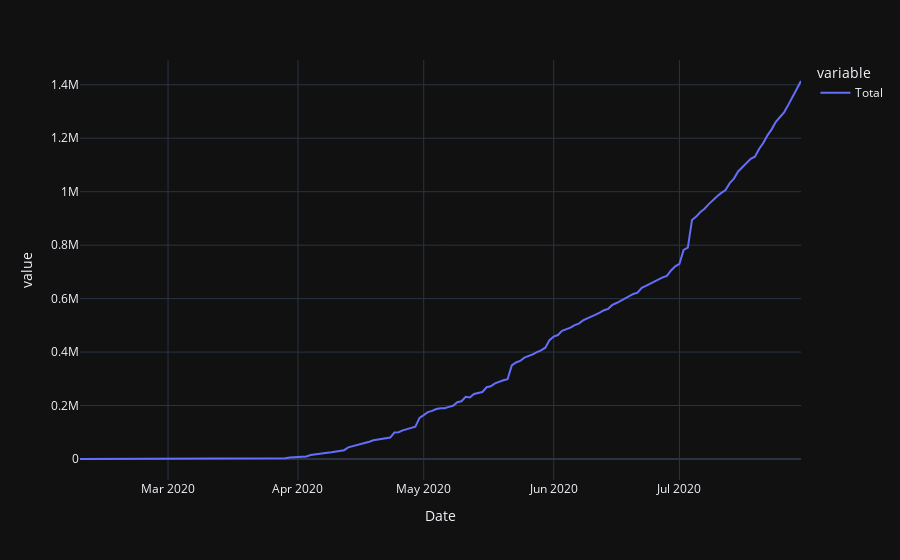

Write notebook code for a chart like this one.
### Markdown cell above
## Recovery

### Code cell
data=create_data_frame('Recovery')
plot_data_frame()

### Figure 1 — Plotly figure (JSON) as saved in the notebook; plotly's stock layout.template omitted (floating-point values rounded to 4 significant figures; data arrays with more than 128 entries replaced by an {"elided": "..."} marker saying what was removed)
{"data": [{"hovertemplate": "variable=Total<br>Date=%{x}<br>value=%{y}<extra></extra>", "legendgroup": "Total", "line": {"color": "#636efa", "dash": "solid"}, "mode": "lines", "name": "Total", "orientation": "v", "showlegend": true, "type": "scatter", "x": {"elided": "173 str values"}, "xaxis": "x", "y": {"elided": "173 int values"}, "yaxis": "y"}], "layout": {"autosize": true, "legend": {"title": {"text": "variable"}, "tracegroupgap": 0}, "margin": {"t": 60}, "xaxis": {"anchor": "y", "autorange": true, "domain": [0, 1], "range": ["2020-02-09", "2020-07-30"], "title": {"text": "Date"}, "type": "date"}, "yaxis": {"anchor": "x", "autorange": true, "domain": [0, 1], "range": [-78561, 1492719], "title": {"text": "value"}, "type": "linear"}}}
